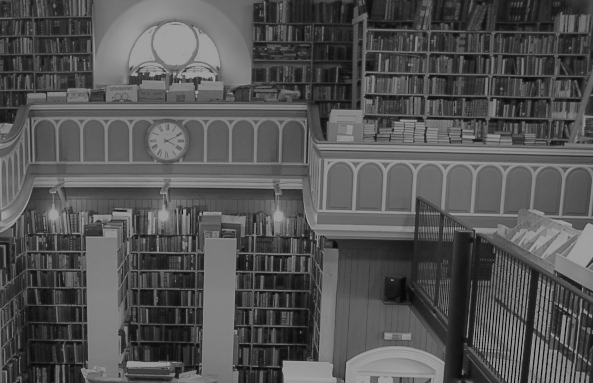
%> input picture Exercise3/images/bookstore_dark.tif, 593 x 383 px
$ octave sh03ex01.m   (GNU Octave 9; MATLAB toolbox functions it lacks are replaced by stand-ins)
%> lines starting %> are read from the running program, lines starting %| are printed output that depends on the picture
### Exercise3/matlab/myHistogram.m
function H = myHistogram(im)
%MYHISTOGRAM
% im: 2D-matrix representing image values in [0, 255]
% H: size(H) = [1, 256] (each entry representing normed
% frequency of corresponding gray value in "im")
% Begin here; profi tip: check with assert(cond, msg) if
% the input im is indeed an image with the defined
% intensity range

% Check input bounds
assert(min(min(im)) >= 0 & max(max(im)) <= 255);

H = zeros(1, 256);

for k = 1:numel(im)
    H(im(k)+1) = H(im(k)+1)+1;
end

% Normalize
H = H/numel(im);
end

### Exercise3/matlab/sh03ex01.m
%% Group 2: Dominik Authaler, Jonas Otto
close all;
clc;
clear;

%% Calculation
image = imread("../images/bookstore_dark.tif");
%> image is the input picture: size 383x593 uint8; min 5, max 161, mean 84

histogram = myHistogram(image);
%> after the loop in myHistogram, `for k = 1:numel(im)`: H = 256 values, max 5390 at index 95, min 0 at index 1, mean 887.2
%> in myHistogram, `H = H/numel(im);`: H = 256 values, max 0.0237 at index 95, min 0 at index 1, mean 0.00391
%> histogram has the same summary as H in myHistogram

cumulativeHistogram = cumsum(histogram);
%> cumulativeHistogram = 256 values from 0 to 1

equalizedImage = intlut(image, uint8(cumulativeHistogram*256));
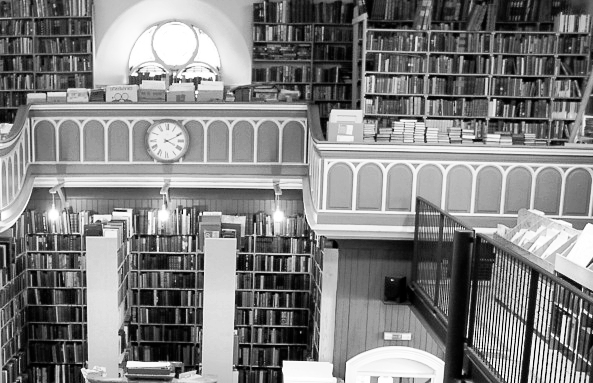
%> equalizedImage: size 383x593 uint8; min 0, max 255, mean 129.2

%% Visualization
rows = 3;
cols = 2;

subplot(rows, cols, 1);
imshow(image);
title("Input Image");

subplot(rows, cols, 2);
imshow(equalizedImage);
title("Equalized Image");

subplot(rows, cols, 3);
bar(0:255, histogram);
title("Histogram");

subplot(rows, cols, 4);
bar(0:255, myHistogram(equalizedImage));
title("Histogram");

subplot(rows, cols, 5);
bar(0:255, cumulativeHistogram);
title("Cumulative Histogram");

subplot(rows, cols, 6);
bar(0:255, cumsum(myHistogram(equalizedImage)));
title("Cumulative Histogram");
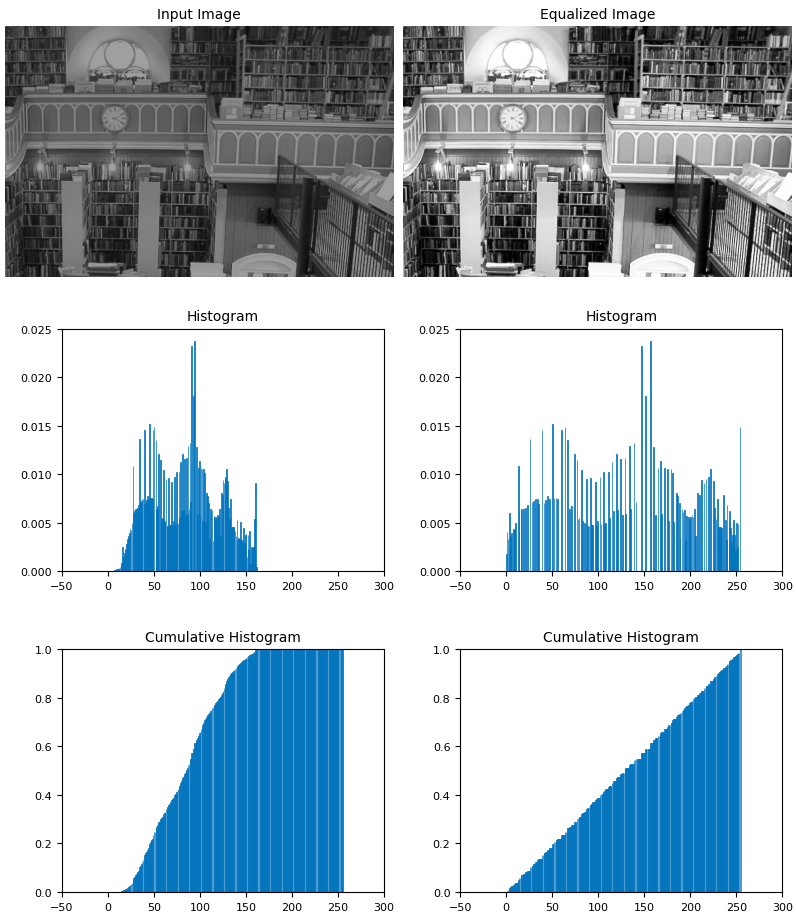
%> figure redrawn from the program's plot data, 6 panels

saveas(gcf,'../images/ex01.eps', 'epsc')
